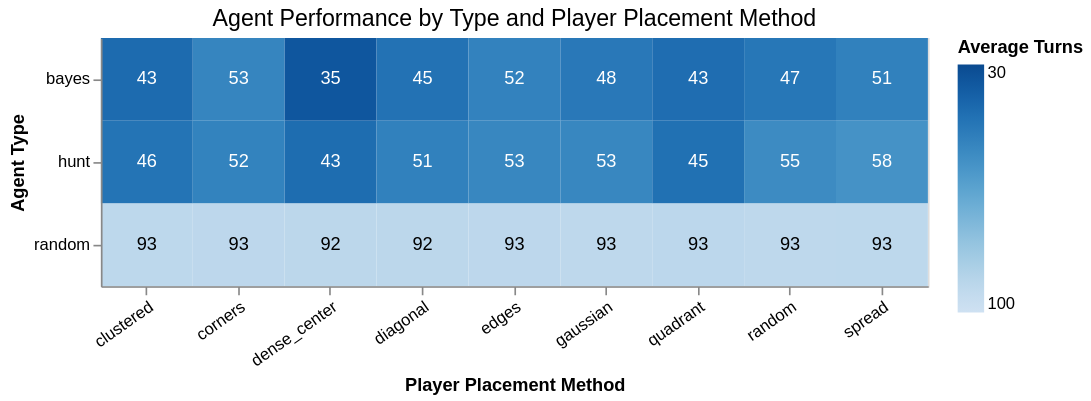

Here is the notebook cell this chart was saved with:
### Code cell
summary_no_q = summary.filter(pl.col("agent_type") != "q-agent")
c = make_heatmap(summary_no_q, "Agent Performance by Type and Player Placement Method")
c.save(IMG_DIR / "win_rate_heatmap.png")
c.show()

### Figure 1 — Vega specification as saved in the notebook (floating-point values rounded to 4 significant figures)
{"$schema": "https://vega.github.io/schema/vega/v6.json", "data": [{"name": "source_0", "values": [{"agent_type": "bayes", "avg_turns": 42.7, "placement_method": "clustered", "win_rate_pct": 100.0}, {"agent_type": "bayes", "avg_turns": 52.7, "placement_method": "corners", "win_rate_pct": 100.0}, {"agent_type": "bayes", "avg_turns": 34.8, "placement_method": "dense_center", "win_rate_pct": 100.0}, {"agent_type": "bayes", "avg_turns": 45.2, "placement_method": "diagonal", "win_rate_pct": 100.0}, {"agent_type": "bayes", "avg_turns": 51.6, "placement_method": "edges", "win_rate_pct": 100.0}, {"agent_type": "bayes", "avg_turns": 47.6, "placement_method": "gaussian", "win_rate_pct": 100.0}, {"agent_type": "bayes", "avg_turns": 43.4, "placement_method": "quadrant", "win_rate_pct": 100.0}, {"agent_type": "bayes", "avg_turns": 47.0, "placement_method": "random", "win_rate_pct": 100.0}, {"agent_type": "bayes", "avg_turns": 51.1, "placement_method": "spread", "win_rate_pct": 100.0}, {"agent_type": "hunt", "avg_turns": 45.8, "placement_method": "clustered", "win_rate_pct": 100.0}, {"agent_type": "hunt", "avg_turns": 51.7, "placement_method": "corners", "win_rate_pct": 100.0}, {"agent_type": "hunt", "avg_turns": 43.2, "placement_method": "dense_center", "win_rate_pct": 100.0}, {"agent_type": "hunt", "avg_turns": 51.0, "placement_method": "diagonal", "win_rate_pct": 100.0}, {"agent_type": "hunt", "avg_turns": 53.3, "placement_method": "edges", "win_rate_pct": 100.0}, {"agent_type": "hunt", "avg_turns": 53.3, "placement_method": "gaussian", "win_rate_pct": 100.0}, {"agent_type": "hunt", "avg_turns": 44.6, "placement_method": "quadrant", "win_rate_pct": 100.0}, {"agent_type": "hunt", "avg_turns": 55.1, "placement_method": "random", "win_rate_pct": 99.9}, {"agent_type": "hunt", "avg_turns": 58.1, "placement_method": "spread", "win_rate_pct": 99.9}, {"agent_type": "random", "avg_turns": 92.7, "placement_method": "clustered", "win_rate_pct": 52.7}, {"agent_type": "random", "avg_turns": 92.6, "placement_method": "corners", "win_rate_pct": 47.8}, {"agent_type": "random", "avg_turns": 92.4, "placement_method": "dense_center", "win_rate_pct": 49.9}, {"agent_type": "random", "avg_turns": 92.3, "placement_method": "diagonal", "win_rate_pct": 51.9}, {"agent_type": "random", "avg_turns": 92.6, "placement_method": "edges", "win_rate_pct": 51.2}, {"agent_type": "random", "avg_turns": 92.9, "placement_method": "gaussian", "win_rate_pct": 53.8}, {"agent_type": "random", "avg_turns": 92.5, "placement_method": "quadrant", "win_rate_pct": 52.0}, {"agent_type": "random", "avg_turns": 92.9, "placement_method": "random", "win_rate_pct": 47.6}, {"agent_type": "random", "avg_turns": 92.7, "placement_method": "spread", "win_rate_pct": 47.5}]}, {"name": "data_0", "values": [{"agent_type": "bayes", "avg_turns": 42.7, "placement_method": "clustered", "win_rate_pct": 100.0}, {"agent_type": "bayes", "avg_turns": 52.7, "placement_method": "corners", "win_rate_pct": 100.0}, {"agent_type": "bayes", "avg_turns": 34.8, "placement_method": "dense_center", "win_rate_pct": 100.0}, {"agent_type": "bayes", "avg_turns": 45.2, "placement_method": "diagonal", "win_rate_pct": 100.0}, {"agent_type": "bayes", "avg_turns": 51.6, "placement_method": "edges", "win_rate_pct": 100.0}, {"agent_type": "bayes", "avg_turns": 47.6, "placement_method": "gaussian", "win_rate_pct": 100.0}, {"agent_type": "bayes", "avg_turns": 43.4, "placement_method": "quadrant", "win_rate_pct": 100.0}, {"agent_type": "bayes", "avg_turns": 47.0, "placement_method": "random", "win_rate_pct": 100.0}, {"agent_type": "bayes", "avg_turns": 51.1, "placement_method": "spread", "win_rate_pct": 100.0}, {"agent_type": "hunt", "avg_turns": 45.8, "placement_method": "clustered", "win_rate_pct": 100.0}, {"agent_type": "hunt", "avg_turns": 51.7, "placement_method": "corners", "win_rate_pct": 100.0}, {"agent_type": "hunt", "avg_turns": 43.2, "placement_method": "dense_center", "win_rate_pct": 100.0}, {"agent_type": "hunt", "avg_turns": 51.0, "placement_method": "diagonal", "win_rate_pct": 100.0}, {"agent_type": "hunt", "avg_turns": 53.3, "placement_method": "edges", "win_rate_pct": 100.0}, {"agent_type": "hunt", "avg_turns": 53.3, "placement_method": "gaussian", "win_rate_pct": 100.0}, {"agent_type": "hunt", "avg_turns": 44.6, "placement_method": "quadrant", "win_rate_pct": 100.0}, {"agent_type": "hunt", "avg_turns": 55.1, "placement_method": "random", "win_rate_pct": 99.9}, {"agent_type": "hunt", "avg_turns": 58.1, "placement_method": "spread", "win_rate_pct": 99.9}, {"agent_type": "random", "avg_turns": 92.7, "placement_method": "clustered", "win_rate_pct": 52.7}, {"agent_type": "random", "avg_turns": 92.6, "placement_method": "corners", "win_rate_pct": 47.8}, {"agent_type": "random", "avg_turns": 92.4, "placement_method": "dense_center", "win_rate_pct": 49.9}, {"agent_type": "random", "avg_turns": 92.3, "placement_method": "diagonal", "win_rate_pct": 51.9}, {"agent_type": "random", "avg_turns": 92.6, "placement_method": "edges", "win_rate_pct": 51.2}, {"agent_type": "random", "avg_turns": 92.9, "placement_method": "gaussian", "win_rate_pct": 53.8}, {"agent_type": "random", "avg_turns": 92.5, "placement_method": "quadrant", "win_rate_pct": 52.0}, {"agent_type": "random", "avg_turns": 92.9, "placement_method": "random", "win_rate_pct": 47.6}, {"agent_type": "random", "avg_turns": 92.7, "placement_method": "spread", "win_rate_pct": 47.5}]}, {"name": "data_0_x_domain_placement_method_0", "values": [{"placement_method": "clustered"}, {"placement_method": "corners"}, {"placement_method": "dense_center"}, {"placement_method": "diagonal"}, {"placement_method": "edges"}, {"placement_method": "gaussian"}, {"placement_method": "quadrant"}, {"placement_method": "random"}, {"placement_method": "spread"}]}, {"name": "source_0_x_domain_placement_method_1", "values": [{"placement_method": "clustered"}, {"placement_method": "corners"}, {"placement_method": "dense_center"}, {"placement_method": "diagonal"}, {"placement_method": "edges"}, {"placement_method": "gaussian"}, {"placement_method": "quadrant"}, {"placement_method": "random"}, {"placement_method": "spread"}]}, {"name": "data_0_y_domain_agent_type_0", "values": [{"agent_type": "bayes"}, {"agent_type": "hunt"}, {"agent_type": "random"}]}, {"name": "source_0_y_domain_agent_type_1", "values": [{"agent_type": "bayes"}, {"agent_type": "hunt"}, {"agent_type": "random"}]}], "marks": [{"type": "rect", "name": "layer_0_marks", "from": {"data": "data_0"}, "encode": {"update": {"fill": {"field": "avg_turns", "scale": "color"}, "width": {"signal": "max(0.25, bandwidth('x'))"}, "y": {"field": "agent_type", "scale": "y"}, "tooltip": {"signal": "{\"Agent\": isValid(datum[\"agent_type\"]) ? isArray(datum[\"agent_type\"]) ? join(datum[\"agent_type\"], '\\n') : datum[\"agent_type\"] : \"\"+datum[\"agent_type\"], \"Placement\": isValid(datum[\"placement_method\"]) ? isArray(datum[\"placement_method\"]) ? join(datum[\"placement_method\"], '\\n') : datum[\"placement_method\"] : \"\"+datum[\"placement_method\"], \"Win Rate (%)\": format(datum[\"win_rate_pct\"], \".1f\"), \"Avg Turns\": format(datum[\"avg_turns\"], \".1f\")}"}, "height": {"signal": "max(0.25, bandwidth('y'))"}, "x": {"field": "placement_method", "scale": "x"}}}, "style": ["rect"]}, {"type": "text", "name": "layer_1_marks", "from": {"data": "source_0"}, "encode": {"update": {"x": {"field": "placement_method", "scale": "x", "band": 0.5}, "baseline": {"value": "middle"}, "text": {"signal": "format(datum[\"avg_turns\"], \".0f\")"}, "align": {"value": "center"}, "fontSize": {"value": 11}, "fill": [{"value": "white", "test": "(datum.avg_turns < 60)"}, {"value": "black"}], "y": {"field": "agent_type", "scale": "y", "band": 0.5}}}, "style": ["text"]}], "scales": [{"name": "x", "type": "band", "domain": {"fields": [{"data": "data_0_x_domain_placement_method_0", "field": "placement_method"}, {"data": "source_0_x_domain_placement_method_1", "field": "placement_method"}], "sort": true}, "range": [0, {"signal": "width"}], "paddingInner": 0, "paddingOuter": 0}, {"name": "y", "type": "band", "domain": {"fields": [{"data": "data_0_y_domain_agent_type_0", "field": "agent_type"}, {"data": "source_0_y_domain_agent_type_1", "field": "agent_type"}], "sort": true}, "range": [0, {"signal": "height"}], "paddingInner": 0, "paddingOuter": 0}, {"name": "color", "type": "linear", "domain": [100, 30], "range": {"scheme": "blues"}, "interpolate": "hcl", "zero": false}], "axes": [{"scale": "x", "labelAlign": "right", "title": "Player Placement Method", "zindex": 1, "orient": "bottom", "grid": false, "labelAngle": 325, "labelBaseline": "top"}, {"scale": "y", "grid": false, "title": "Agent Type", "orient": "left", "zindex": 1}], "title": {"text": "Agent Performance by Type and Player Placement Method", "anchor": "middle", "fontSize": 14, "fontWeight": "normal", "frame": "group"}, "style": "cell", "background": "white", "width": 500, "legends": [{"title": "Average Turns", "fill": "color", "gradientLength": {"signal": "clamp(height, 64, 200)"}}], "padding": 5, "height": 150}
